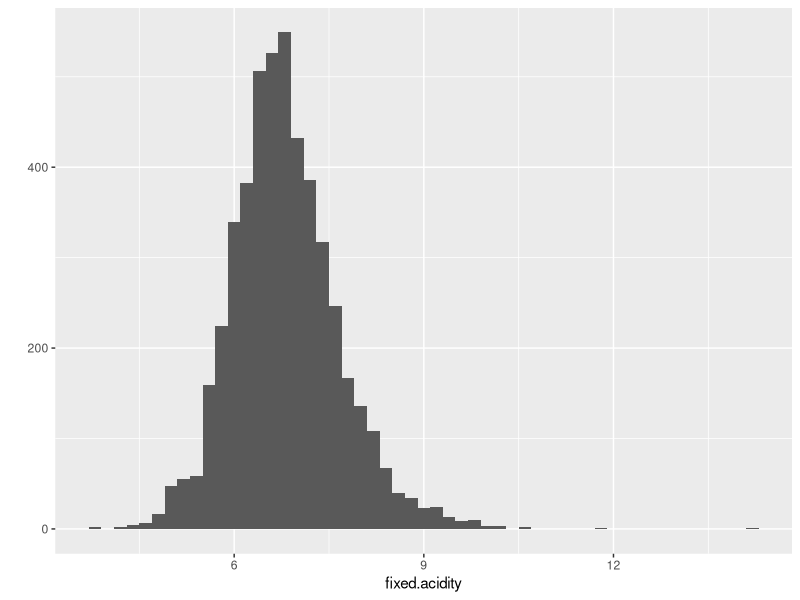
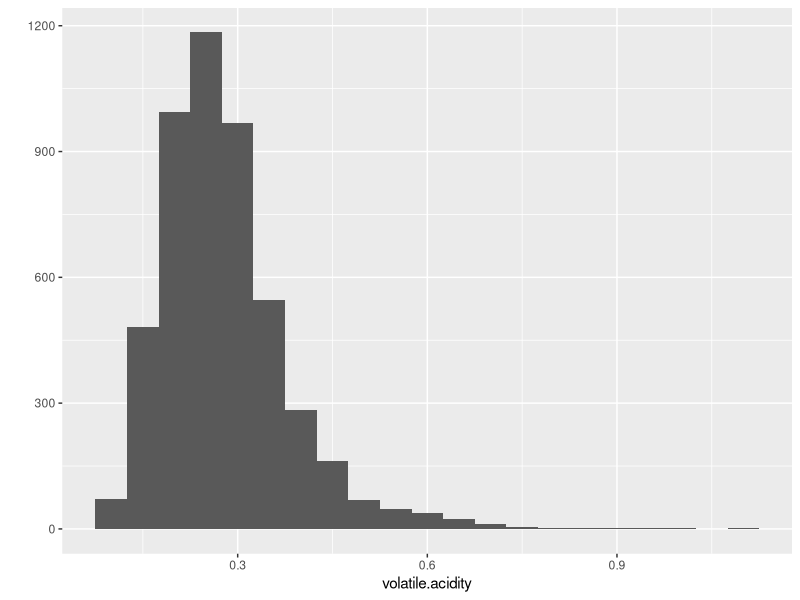
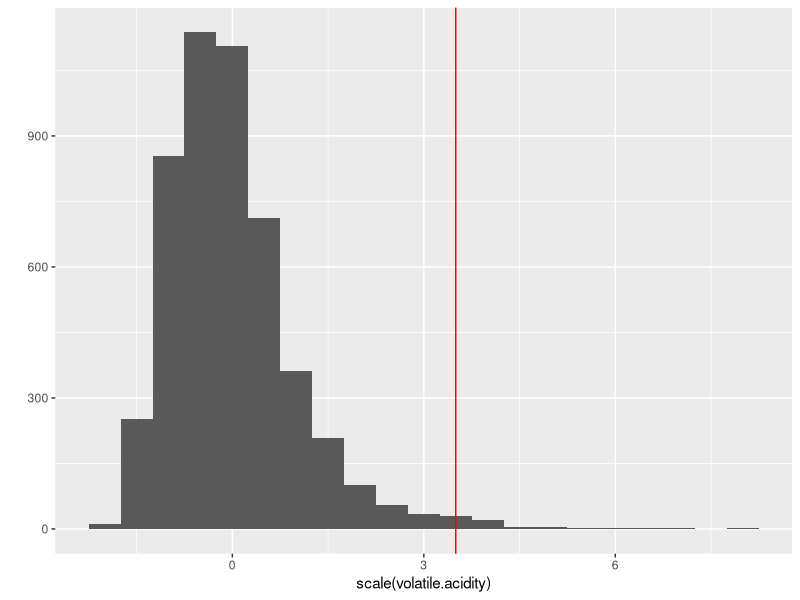
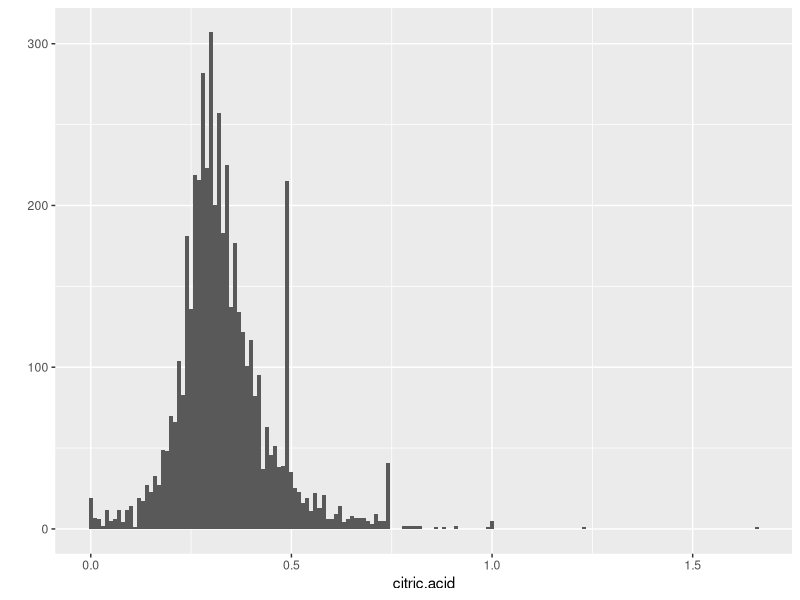
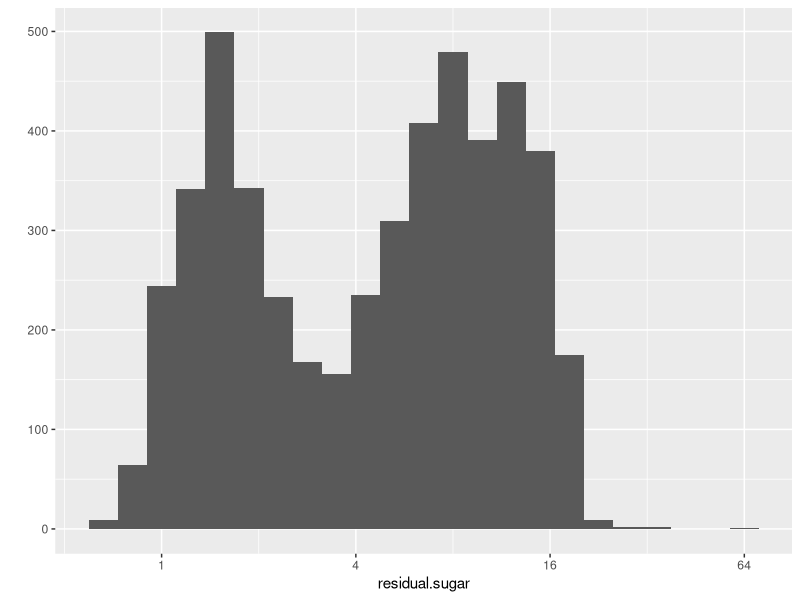
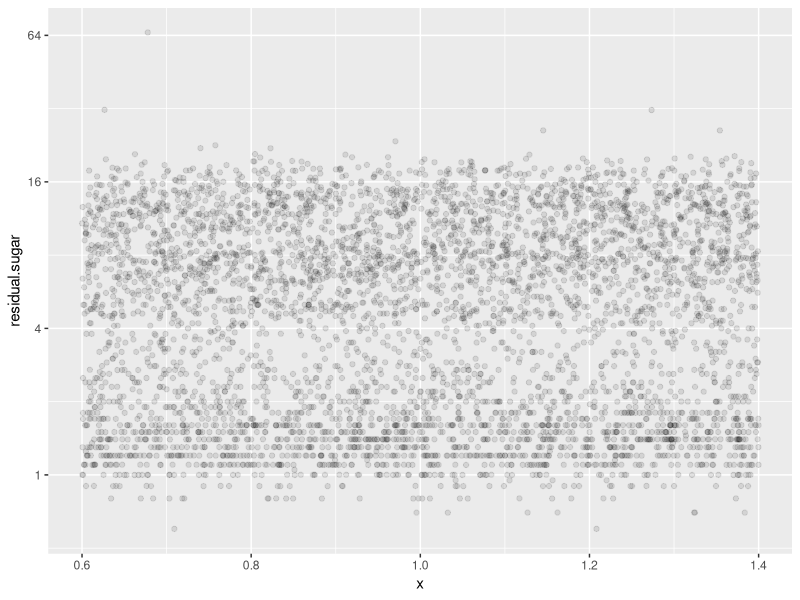
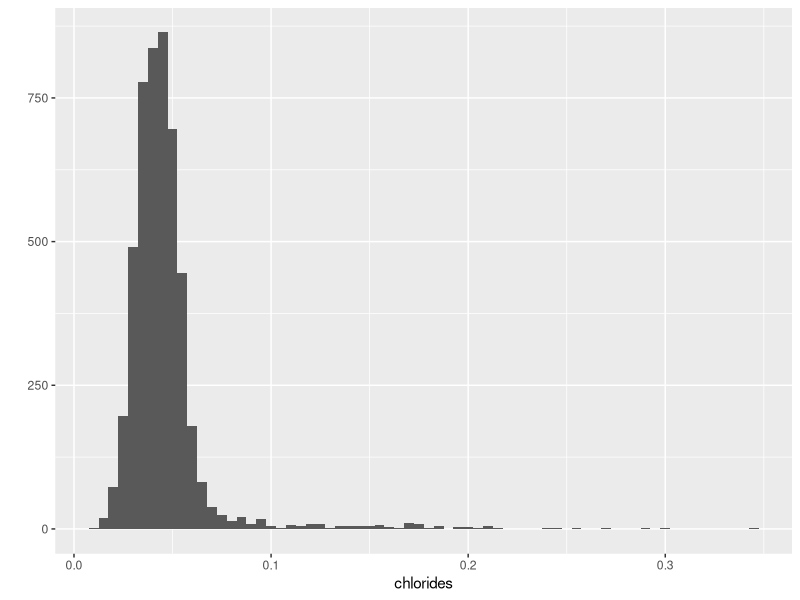
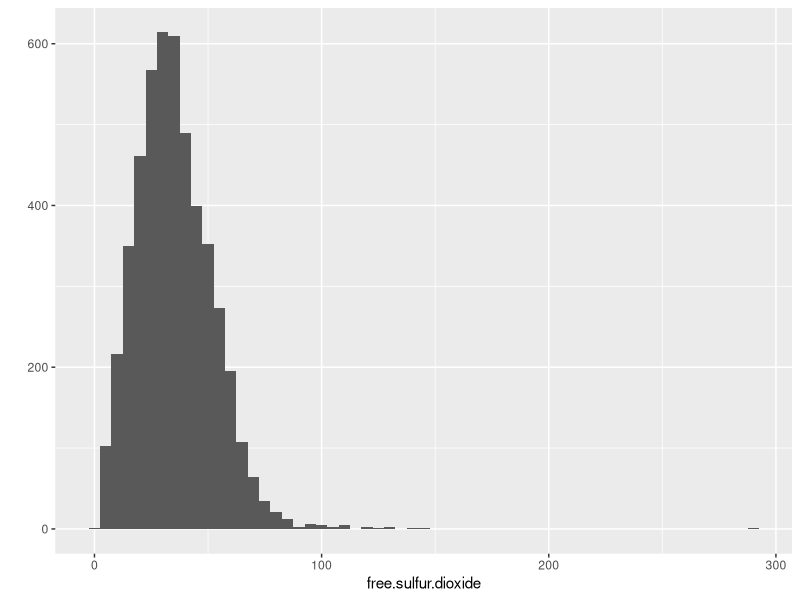

R code for these plots, in order:
## ---- chunk 1

library(ggplot2)
library(knitr)
library(dplyr)
## ---- chunk 2
# Load the Data
data_wine<-read.csv('wineQualityWhites.csv')
data_wine<-transform(data_wine, quality = factor(quality, 
    levels = c("Very Low","Low","Normal","High","Very High"), ordered = TRUE))
data_wine<-data_wine[,2:13]
data_wine_scaled<-scale(data_wine[,1:11])
## ---- chunk 3
str(data_wine)
## ---- chunk 4
summary(data_wine)
## ---- chunk 5
qplot(x=fixed.acidity,data=data_wine,geom='histogram',binwidth=0.2)
summary(data_wine$fixed.acidity)
## ---- chunk 6
qplot(x=volatile.acidity,data=data_wine,geom='histogram',
      binwidth=0.05)
qplot(x=scale(volatile.acidity),data=data_wine,geom=
        'histogram',binwidth=0.5)+geom_vline(xintercept=3.5,colour='red')

summary(data_wine$volatile.acidity)
## ---- chunk 7
qplot(x=citric.acid,data=data_wine,geom='histogram',binwidth=0.01) # sudden peak at 0.5 
summary(data_wine$citric.acid)
## ---- chunk 8
qplot(x=residual.sugar,data=data_wine,geom='histogram',binwidth=0.3)+
  scale_x_continuous(trans = "log2") #Bimodal; Right Skewed

summary(data_wine$residual.sugar)

ggplot(data_wine, aes( x = 1, y = residual.sugar ) ) +
geom_jitter(alpha = 0.1 ) +scale_y_continuous(trans = "log2")
               
## ---- chunk 9
qplot(x=chlorides,data=data_wine,geom='histogram',binwidth=0.005)
summary(data_wine$chlorides)
## ---- chunk 10
qplot(x=free.sulfur.dioxide,data=data_wine,geom='histogram',binwidth=5)

ggplot(data_wine, aes( x = 1, y =free.sulfur.dioxide ) ) + 
               geom_jitter(alpha = 0.1 ) +
               geom_boxplot(alpha = 0.2, color = 'red' ) 

summary(data_wine$free.sulfur.dioxide)
## ---- chunk 11
qplot(x=total.sulfur.dioxide,data=data_wine,geom='histogram',binwidth=10)
ggplot(data_wine, aes( x = 1, y =total.sulfur.dioxide ) ) + 
               geom_jitter(alpha = 0.1 ) +
               geom_boxplot(alpha = 0.2, color = 'red' ) 
summary(data_wine$total.sulfur.dioxide)
## ---- chunk 12
qplot(x=density,data=data_wine,geom='histogram',binwidth=0.001)
summary(data_wine$density)
## ---- chunk 13
qplot(x=pH,data=data_wine,geom='histogram',binwidth=0.05)

ggplot(data_wine, aes( x = 1, y =pH ) ) + 
               geom_jitter(alpha = 0.1 ) +
               geom_boxplot(alpha = 0.2, color = 'red' ) 


summary(data_wine$pH)
## ---- chunk 14
qplot(x=alcohol,data=data_wine,geom='histogram',binwidth=0.5)
summary(data_wine$alcohol)
## ---- chunk 15
qplot(x=quality,data=data_wine) 
summary(data_wine$quality)
## ---- chunk 16

data_wine$Bound_sulfur_dioxide=(data_wine$total.sulfur.dioxide 
                                -data_wine$free.sulfur.dioxide)

data_wine$ratio_alcohol_sugar=data_wine$alcohol/data_wine$residual.sugar
data_wine$diff_sugar_citicacid=(data_wine$residual.sugar-
                                  data_wine$citric.acid
                                -data_wine$fixed.acidity)/data_wine$alcohol
data_wine_filtered<-subset(data_wine,quality !='Very High')

## ---- chunk 17
M<-cor(data_wine[,-12])
library('corrplot') #package corrplot
corrplot(M, method = "circle") #plot matrix
## ---- chunk 18
ggplot(data_wine, 
       aes(x=residual.sugar, 
           y=alcohol)) +  geom_point(
             alpha = .2, size = 2,position = 'jitter') +scale_x_continuous(
               limits = c(0, 20))

summary(lm(formula = alcohol ~ residual.sugar, data = 
             subset(data_wine, residual.sugar <=  
                      quantile(data_wine$residual.sugar, 0.999))))

## ---- chunk 19

qplot(x=quality, y=alcohol, data=data_wine_filtered, geom='boxplot')
qplot(x=quality, y=residual.sugar, data=data_wine_filtered, 
      geom='boxplot')+scale_y_continuous(lim=c(0,40))

## ---- chunk 20
qplot(x=quality, y =fixed.acidity, data=data_wine_filtered, 
      geom='boxplot')  
qplot(x=quality, y =citric.acid, data=data_wine_filtered, 
      geom='boxplot')+scale_y_continuous(lim=c(0.1,0.5))

qplot(x=quality, y =volatile.acidity, data=data_wine_filtered, 
      geom='boxplot') 

## ---- chunk 21
qplot(x=quality, y =sulphates, data=data_wine_filtered, geom='boxplot')
qplot(x=quality, y =free.sulfur.dioxide, data=data_wine_filtered, 
      geom='boxplot')
qplot(x=quality, y =total.sulfur.dioxide, data=data_wine_filtered, 
      geom='boxplot')
qplot(x=quality, y =free.sulfur.dioxide/total.sulfur.dioxide, 
      data=data_wine_filtered, geom='boxplot')



## ---- chunk 22
qplot(x=quality, y =chlorides, data=data_wine_filtered, 
      geom='boxplot')+scale_y_continuous(lim=c(0,0.08))


## ---- chunk 23
qplot(x=quality, y =free.sulfur.dioxide/total.sulfur.dioxide, 
      data=data_wine_filtered, geom='boxplot')
## ---- chunk 24
ggplot(data_wine_filtered, aes(x=pH, 
                      y=free.sulfur.dioxide/total.sulfur.dioxide,
                      colour=quality))+  geom_point(shape=1)+geom_point(
                        )+geom_smooth(method = "lm",se = FALSE,
                              size=2)+scale_color_brewer()
## ---- chunk 25
ggplot(data_wine_filtered, aes(y=fixed.acidity, 
                      x=residual.sugar,colour=quality)) +  geom_point(
                      ) +geom_point(
                            )+geom_smooth(
                              method = "lm",
                              se = FALSE,
                              size=2)+scale_color_brewer(
                                )+scale_x_continuous(lim=c(0,20))


## ---- chunk 26
ggplot(data_wine, 
       aes(x=residual.sugar, 
           y=alcohol)) +  geom_point(
             alpha = .2, size = 2,position = 'jitter') +scale_x_continuous(
               limits = c(0, 20))+labs(
                              x="Residual Sugar (g/dm3)",y
                              ="Alcohol(% by volume)",title='
                              % of Alcohol by Residual Sugar') 
## ---- chunk 27
qplot(x=quality, y =free.sulfur.dioxide/total.sulfur.dioxide, 
      data=data_wine_filtered, geom='boxplot')+labs(
                              x="Quality",y
                              ="Free sulfur Dioxide/Total sulfur dioxide",
                                title='
                              Ratio of sulfur dioxids by Quality') 
## ---- chunk 28
qplot(x=quality, y =chlorides,
      data=data_wine_filtered, geom='boxplot')+ scale_y_continuous(
        lim=c(0,0.08))+  labs(
        y="Chlorides",x="Quality",
        title='
                                        Chlorides concentration by Quality')

